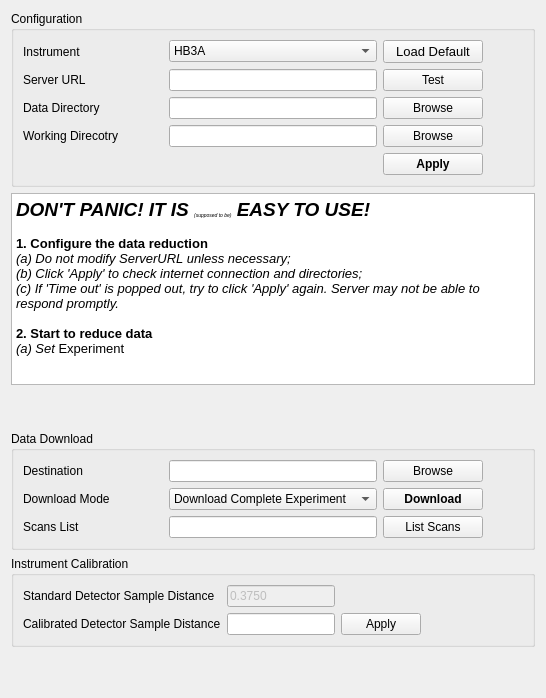
          <widget class="QWidget" name="tab">
           <attribute name="title">
            <string>Setup &amp;&amp; Data Access</string>
           </attribute>
           <layout class="QGridLayout" name="gridLayout_5">
            <item row="3" column="0">
             <spacer name="verticalSpacer_4">
              <property name="orientation">
               <enum>Qt::Vertical</enum>
              </property>
              <property name="sizeType">
               <enum>QSizePolicy::Preferred</enum>
              </property>
              <property name="sizeHint" stdset="0">
               <size>
                <width>20</width>
                <height>40</height>
               </size>
              </property>
             </spacer>
            </item>
            <item row="1" column="0">
             <widget class="QTextEdit" name="textEdit">
              <property name="enabled">
               <bool>true</bool>
              </property>
              <property name="sizePolicy">
               <sizepolicy hsizetype="Expanding" vsizetype="Preferred">
                <horstretch>0</horstretch>
                <verstretch>0</verstretch>
               </sizepolicy>
              </property>
              <property name="readOnly">
               <bool>true</bool>
              </property>
              <property name="html">
               <string>&lt;!DOCTYPE HTML PUBLIC &quot;-//W3C//DTD HTML 4.0//EN&quot; &quot;http://www.w3.org/TR/REC-html40/strict.dtd&quot;&gt;
&lt;html&gt;&lt;head&gt;&lt;meta name=&quot;qrichtext&quot; content=&quot;1&quot; /&gt;&lt;style type=&quot;text/css&quot;&gt;
p, li { white-space: pre-wrap; }
&lt;/style&gt;&lt;/head&gt;&lt;body style=&quot; font-family:'Ubuntu'; font-size:11pt; font-weight:400; font-style:normal;&quot;&gt;
&lt;p style=&quot; margin-top:0px; margin-bottom:0px; margin-left:0px; margin-right:0px; -qt-block-indent:0; text-indent:0px;&quot;&gt;&lt;span style=&quot; font-size:14pt; font-weight:600; font-style:italic;&quot;&gt;DON'T PANIC! IT IS &lt;/span&gt;&lt;span style=&quot; font-size:7pt; font-style:italic; vertical-align:sub;&quot;&gt;(supposed to be)&lt;/span&gt;&lt;span style=&quot; font-size:14pt; font-weight:600; font-style:italic;&quot;&gt; EASY TO USE!&lt;/span&gt;&lt;/p&gt;
&lt;p style=&quot;-qt-paragraph-type:empty; margin-top:0px; margin-bottom:0px; margin-left:0px; margin-right:0px; -qt-block-indent:0; text-indent:0px; font-size:10pt; font-weight:600;&quot;&gt;&lt;br /&gt;&lt;/p&gt;
&lt;p style=&quot; margin-top:0px; margin-bottom:0px; margin-left:0px; margin-right:0px; -qt-block-indent:0; text-indent:0px;&quot;&gt;&lt;span style=&quot; font-size:10pt; font-weight:600;&quot;&gt;1. Configure the data reduction&lt;/span&gt;&lt;/p&gt;
&lt;p style=&quot; margin-top:0px; margin-bottom:0px; margin-left:0px; margin-right:0px; -qt-block-indent:0; text-indent:0px;&quot;&gt;&lt;span style=&quot; font-size:10pt; font-style:italic;&quot;&gt;(a) Do not modify ServerURL unless necessary;&lt;/span&gt;&lt;/p&gt;
&lt;p style=&quot; margin-top:0px; margin-bottom:0px; margin-left:0px; margin-right:0px; -qt-block-indent:0; text-indent:0px;&quot;&gt;&lt;span style=&quot; font-size:10pt; font-style:italic;&quot;&gt;(b) Click 'Apply' to check internet connection and directories;&lt;/span&gt;&lt;/p&gt;
&lt;p style=&quot; margin-top:0px; margin-bottom:0px; margin-left:0px; margin-right:0px; -qt-block-indent:0; text-indent:0px;&quot;&gt;&lt;span style=&quot; font-size:10pt; font-style:italic;&quot;&gt;(c) If 'Time out' is popped out, try to click 'Apply' again. Server may not be able to respond promptly.&lt;/span&gt;&lt;/p&gt;
&lt;p style=&quot;-qt-paragraph-type:empty; margin-top:0px; margin-bottom:0px; margin-left:0px; margin-right:0px; -qt-block-indent:0; text-indent:0px; font-size:10pt; font-style:italic;&quot;&gt;&lt;br /&gt;&lt;/p&gt;
&lt;p style=&quot; margin-top:0px; margin-bottom:0px; margin-left:0px; margin-right:0px; -qt-block-indent:0; text-indent:0px;&quot;&gt;&lt;span style=&quot; font-size:10pt; font-weight:600;&quot;&gt;2. Start to reduce data&lt;/span&gt;&lt;/p&gt;
&lt;p style=&quot; margin-top:0px; margin-bottom:0px; margin-left:0px; margin-right:0px; -qt-block-indent:0; text-indent:0px;&quot;&gt;&lt;span style=&quot; font-size:10pt; font-style:italic;&quot;&gt;(a) Set&lt;/span&gt;&lt;span style=&quot; font-size:10pt;&quot;&gt; Experiment&lt;/span&gt;&lt;/p&gt;&lt;/body&gt;&lt;/html&gt;</string>
              </property>
             </widget>
            </item>
            <item row="6" column="0">
             <spacer name="verticalSpacer_2">
              <property name="orientation">
               <enum>Qt::Vertical</enum>
              </property>
              <property name="sizeHint" stdset="0">
               <size>
                <width>20</width>
                <height>40</height>
               </size>
              </property>
             </spacer>
            </item>
            <item row="0" column="0">
             <widget class="QGroupBox" name="groupBox">
              <property name="title">
               <string>Configuration</string>
              </property>
              <layout class="QGridLayout" name="gridLayout_11">
               <item row="1" column="2">
                <widget class="QPushButton" name="pushButton_testURLs">
                 <property name="sizePolicy">
                  <sizepolicy hsizetype="Preferred" vsizetype="Fixed">
                   <horstretch>0</horstretch>
                   <verstretch>0</verstretch>
                  </sizepolicy>
                 </property>
                 <property name="minimumSize">
                  <size>
                   <width>100</width>
                   <height>0</height>
                  </size>
                 </property>
                 <property name="maximumSize">
                  <size>
                   <width>200</width>
                   <height>16777215</height>
                  </size>
                 </property>
                 <property name="text">
                  <string>Test</string>
                 </property>
                </widget>
               </item>
               <item row="2" column="2">
                <widget class="QPushButton" name="pushButton_browseLocalDataDir">
                 <property name="text">
                  <string>Browse</string>
                 </property>
                </widget>
               </item>
               <item row="2" column="3">
                <spacer name="horizontalSpacer">
                 <property name="orientation">
                  <enum>Qt::Horizontal</enum>
                 </property>
                 <property name="sizeType">
                  <enum>QSizePolicy::Preferred</enum>
                 </property>
                 <property name="sizeHint" stdset="0">
                  <size>
                   <width>40</width>
                   <height>20</height>
                  </size>
                 </property>
                </spacer>
               </item>
               <item row="2" column="1">
                <widget class="QLineEdit" name="lineEdit_localSpiceDir">
                 <property name="sizePolicy">
                  <sizepolicy hsizetype="Expanding" vsizetype="Fixed">
                   <horstretch>0</horstretch>
                   <verstretch>0</verstretch>
                  </sizepolicy>
                 </property>
                 <property name="toolTip">
                  <string>&lt;html&gt;&lt;head/&gt;&lt;body&gt;&lt;p&gt;Directory for local data storage&lt;/p&gt;&lt;/body&gt;&lt;/html&gt;</string>
                 </property>
                </widget>
               </item>
               <item row="0" column="0">
                <widget class="QLabel" name="label_instrument">
                 <property name="sizePolicy">
                  <sizepolicy hsizetype="Fixed" vsizetype="Preferred">
                   <horstretch>0</horstretch>
                   <verstretch>0</verstretch>
                  </sizepolicy>
                 </property>
                 <property name="text">
                  <string>Instrument</string>
                 </property>
                </widget>
               </item>
               <item row="2" column="0">
                <widget class="QLabel" name="label_dir">
                 <property name="sizePolicy">
                  <sizepolicy hsizetype="Fixed" vsizetype="Preferred">
                   <horstretch>0</horstretch>
                   <verstretch>0</verstretch>
                  </sizepolicy>
                 </property>
                 <property name="minimumSize">
                  <size>
                   <width>80</width>
                   <height>0</height>
                  </size>
                 </property>
                 <property name="toolTip">
                  <string>&lt;html&gt;&lt;head/&gt;&lt;body&gt;&lt;p&gt;Directory for local data storage&lt;/p&gt;&lt;/body&gt;&lt;/html&gt;</string>
                 </property>
                 <property name="text">
                  <string>Data Directory</string>
                 </property>
                 <property name="alignment">
                  <set>Qt::AlignLeading|Qt::AlignLeft|Qt::AlignVCenter</set>
                 </property>
                </widget>
               </item>
               <item row="0" column="1">
                <widget class="QComboBox" name="comboBox_instrument">
                 <item>
                  <property name="text">
                   <string>HB3A</string>
                  </property>
                 </item>
                </widget>
               </item>
               <item row="0" column="2">
                <widget class="QPushButton" name="pushButton_useDefaultDir">
                 <property name="font">
                  <font>
                   <pointsize>10</pointsize>
                  </font>
                 </property>
                 <property name="toolTip">
                  <string>&lt;html&gt;&lt;head/&gt;&lt;body&gt;&lt;p&gt;Use default set up&lt;/p&gt;&lt;p&gt;&lt;br/&gt;&lt;/p&gt;&lt;/body&gt;&lt;/html&gt;</string>
                 </property>
                 <property name="text">
                  <string>Load Default</string>
                 </property>
                </widget>
               </item>
               <item row="3" column="1">
                <widget class="QLineEdit" name="lineEdit_workDir">
                 <property name="sizePolicy">
                  <sizepolicy hsizetype="Expanding" vsizetype="Fixed">
                   <horstretch>0</horstretch>
                   <verstretch>0</verstretch>
                  </sizepolicy>
                 </property>
                 <property name="toolTip">
                  <string>&lt;html&gt;&lt;head/&gt;&lt;body&gt;&lt;p&gt;Directory to save outcome of the data reduction&lt;/p&gt;&lt;/body&gt;&lt;/html&gt;</string>
                 </property>
                </widget>
               </item>
               <item row="1" column="1">
                <widget class="QLineEdit" name="lineEdit_url">
                 <property name="sizePolicy">
                  <sizepolicy hsizetype="Expanding" vsizetype="Fixed">
                   <horstretch>0</horstretch>
                   <verstretch>0</verstretch>
                  </sizepolicy>
                 </property>
                </widget>
               </item>
               <item row="1" column="0">
                <widget class="QLabel" name="label_url">
                 <property name="sizePolicy">
                  <sizepolicy hsizetype="Fixed" vsizetype="Preferred">
                   <horstretch>0</horstretch>
                   <verstretch>0</verstretch>
                  </sizepolicy>
                 </property>
                 <property name="minimumSize">
                  <size>
                   <width>80</width>
                   <height>0</height>
                  </size>
                 </property>
                 <property name="toolTip">
                  <string>&lt;html&gt;&lt;head/&gt;&lt;body&gt;&lt;p&gt;URL of the http server to download HB3A data&lt;/p&gt;&lt;/body&gt;&lt;/html&gt;</string>
                 </property>
                 <property name="text">
                  <string>Server URL</string>
                 </property>
                </widget>
               </item>
               <item row="3" column="2">
                <widget class="QPushButton" name="pushButton_browseWorkDir">
                 <property name="text">
                  <string>Browse</string>
                 </property>
                </widget>
               </item>
               <item row="3" column="0">
                <widget class="QLabel" name="label_2">
                 <property name="sizePolicy">
                  <sizepolicy hsizetype="Fixed" vsizetype="Preferred">
                   <horstretch>0</horstretch>
                   <verstretch>0</verstretch>
                  </sizepolicy>
                 </property>
                 <property name="minimumSize">
                  <size>
                   <width>140</width>
                   <height>1</height>
                  </size>
                 </property>
                 <property name="maximumSize">
                  <size>
                   <width>140</width>
                   <height>16777215</height>
                  </size>
                 </property>
                 <property name="toolTip">
                  <string>&lt;html&gt;&lt;head/&gt;&lt;body&gt;&lt;p&gt;Directory to save outcome of the data reduction&lt;/p&gt;&lt;/body&gt;&lt;/html&gt;</string>
                 </property>
                 <property name="text">
                  <string>Working Direcotry</string>
                 </property>
                </widget>
               </item>
               <item row="4" column="2">
                <widget class="QPushButton" name="pushButton_applySetup">
                 <property name="font">
                  <font>
                   <weight>75</weight>
                   <bold>true</bold>
                  </font>
                 </property>
                 <property name="text">
                  <string>Apply</string>
                 </property>
                </widget>
               </item>
              </layout>
             </widget>
            </item>
            <item row="4" column="0">
             <widget class="QGroupBox" name="groupBox_2">
              <property name="title">
               <string>Data Download</string>
              </property>
              <layout class="QGridLayout" name="gridLayout_12">
               <item row="0" column="2">
                <widget class="QPushButton" name="pushButton_browseLocalCache">
                 <property name="sizePolicy">
                  <sizepolicy hsizetype="Fixed" vsizetype="Fixed">
                   <horstretch>0</horstretch>
                   <verstretch>0</verstretch>
                  </sizepolicy>
                 </property>
                 <property name="minimumSize">
                  <size>
                   <width>100</width>
                   <height>0</height>
                  </size>
                 </property>
                 <property name="maximumSize">
                  <size>
                   <width>100</width>
                   <height>16777215</height>
                  </size>
                 </property>
                 <property name="text">
                  <string>Browse</string>
                 </property>
                </widget>
               </item>
               <item row="2" column="0">
                <widget class="QLabel" name="label">
                 <property name="sizePolicy">
                  <sizepolicy hsizetype="Fixed" vsizetype="Preferred">
                   <horstretch>0</horstretch>
                   <verstretch>0</verstretch>
                  </sizepolicy>
                 </property>
                 <property name="minimumSize">
                  <size>
                   <width>80</width>
                   <height>0</height>
                  </size>
                 </property>
                 <property name="text">
                  <string>Scans List</string>
                 </property>
                </widget>
               </item>
               <item row="1" column="1">
                <widget class="QComboBox" name="comboBox_mode">
                 <property name="sizePolicy">
                  <sizepolicy hsizetype="Expanding" vsizetype="Fixed">
                   <horstretch>0</horstretch>
                   <verstretch>0</verstretch>
                  </sizepolicy>
                 </property>
                 <property name="toolTip">
                  <string>&lt;html&gt;&lt;head/&gt;&lt;body&gt;&lt;p&gt;Mode &amp;quot;download&amp;quot;: download data to local disk;&lt;/p&gt;&lt;p&gt;Mode &amp;quot;http server only&amp;quot;: download data to cache, process and delete cached data upon returning&lt;/p&gt;&lt;/body&gt;&lt;/html&gt;</string>
                 </property>
                 <item>
                  <property name="text">
                   <string>Download Complete Experiment</string>
                  </property>
                 </item>
                 <item>
                  <property name="text">
                   <string>Download Selected Scans</string>
                  </property>
                 </item>
                </widget>
               </item>
               <item row="0" column="1">
                <widget class="QLineEdit" name="lineEdit_localSrcDir">
                 <property name="toolTip">
                  <string>&lt;html&gt;&lt;head/&gt;&lt;body&gt;&lt;p&gt;Cache on local disk.  The dowloaded data will be saved to here. &lt;/p&gt;&lt;/body&gt;&lt;/html&gt;</string>
                 </property>
                </widget>
               </item>
               <item row="1" column="0">
                <widget class="QLabel" name="label_datamode">
                 <property name="sizePolicy">
                  <sizepolicy hsizetype="Fixed" vsizetype="Preferred">
                   <horstretch>0</horstretch>
                   <verstretch>0</verstretch>
                  </sizepolicy>
                 </property>
                 <property name="minimumSize">
                  <size>
                   <width>80</width>
                   <height>0</height>
                  </size>
                 </property>
                 <property name="text">
                  <string>Download Mode</string>
                 </property>
                </widget>
               </item>
               <item row="0" column="0">
                <widget class="QLabel" name="label_4">
                 <property name="sizePolicy">
                  <sizepolicy hsizetype="Fixed" vsizetype="Preferred">
                   <horstretch>0</horstretch>
                   <verstretch>0</verstretch>
                  </sizepolicy>
                 </property>
                 <property name="minimumSize">
                  <size>
                   <width>140</width>
                   <height>0</height>
                  </size>
                 </property>
                 <property name="maximumSize">
                  <size>
                   <width>140</width>
                   <height>16777215</height>
                  </size>
                 </property>
                 <property name="text">
                  <string>Destination</string>
                 </property>
                </widget>
               </item>
               <item row="0" column="6">
                <spacer name="horizontalSpacer_2">
                 <property name="orientation">
                  <enum>Qt::Horizontal</enum>
                 </property>
                 <property name="sizeType">
                  <enum>QSizePolicy::Minimum</enum>
                 </property>
                 <property name="sizeHint" stdset="0">
                  <size>
                   <width>40</width>
                   <height>20</height>
                  </size>
                 </property>
                </spacer>
               </item>
               <item row="1" column="2">
                <widget class="QPushButton" name="pushButton_downloadExpData">
                 <property name="font">
                  <font>
                   <weight>75</weight>
                   <bold>true</bold>
                  </font>
                 </property>
                 <property name="toolTip">
                  <string>&lt;html&gt;&lt;head/&gt;&lt;body&gt;&lt;p&gt;&lt;span style=&quot; font-weight:400;&quot;&gt;Download scans specified by 'Scans List'; &lt;/span&gt;&lt;/p&gt;&lt;p&gt;&lt;span style=&quot; font-weight:400;&quot;&gt;If 'Scans List' is empty, then the complete experiment data will be downloaded&lt;/span&gt;&lt;/p&gt;&lt;/body&gt;&lt;/html&gt;</string>
                 </property>
                 <property name="text">
                  <string>Download</string>
                 </property>
                </widget>
               </item>
               <item row="2" column="1">
                <widget class="QLineEdit" name="lineEdit_downloadScans"/>
               </item>
               <item row="2" column="2">
                <widget class="QPushButton" name="pushButton_ListScans">
                 <property name="text">
                  <string>List Scans</string>
                 </property>
                </widget>
               </item>
              </layout>
             </widget>
            </item>
            <item row="5" column="0">
             <widget class="QGroupBox" name="groupBox_11">
              <property name="title">
               <string>Instrument Calibration</string>
              </property>
              <layout class="QGridLayout" name="gridLayout_16">
               <item row="0" column="0">
                <widget class="QLabel" name="label_33">
                 <property name="text">
                  <string>Standard Detector Sample Distance</string>
                 </property>
                </widget>
               </item>
               <item row="1" column="0">
                <widget class="QLabel" name="label_38">
                 <property name="text">
                  <string>Calibrated Detector Sample Distance</string>
                 </property>
                </widget>
               </item>
               <item row="0" column="1">
                <widget class="QLineEdit" name="lineEdit">
                 <property name="enabled">
                  <bool>false</bool>
                 </property>
                 <property name="sizePolicy">
                  <sizepolicy hsizetype="Preferred" vsizetype="Fixed">
                   <horstretch>0</horstretch>
                   <verstretch>0</verstretch>
                  </sizepolicy>
                 </property>
                 <property name="text">
                  <string>0.3750</string>
                 </property>
                </widget>
               </item>
               <item row="1" column="1">
                <widget class="QLineEdit" name="lineEdit_2">
                 <property name="sizePolicy">
                  <sizepolicy hsizetype="Preferred" vsizetype="Fixed">
                   <horstretch>0</horstretch>
                   <verstretch>0</verstretch>
                  </sizepolicy>
                 </property>
                </widget>
               </item>
               <item row="1" column="2">
                <widget class="QPushButton" name="pushButton">
                 <property name="text">
                  <string>Apply</string>
                 </property>
                </widget>
               </item>
               <item row="1" column="3">
                <spacer name="horizontalSpacer_16">
                 <property name="orientation">
                  <enum>Qt::Horizontal</enum>
                 </property>
                 <property name="sizeHint" stdset="0">
                  <size>
                   <width>40</width>
                   <height>20</height>
                  </size>
                 </property>
                </spacer>
               </item>
              </layout>
             </widget>
            </item>
           </layout>
          </widget>
